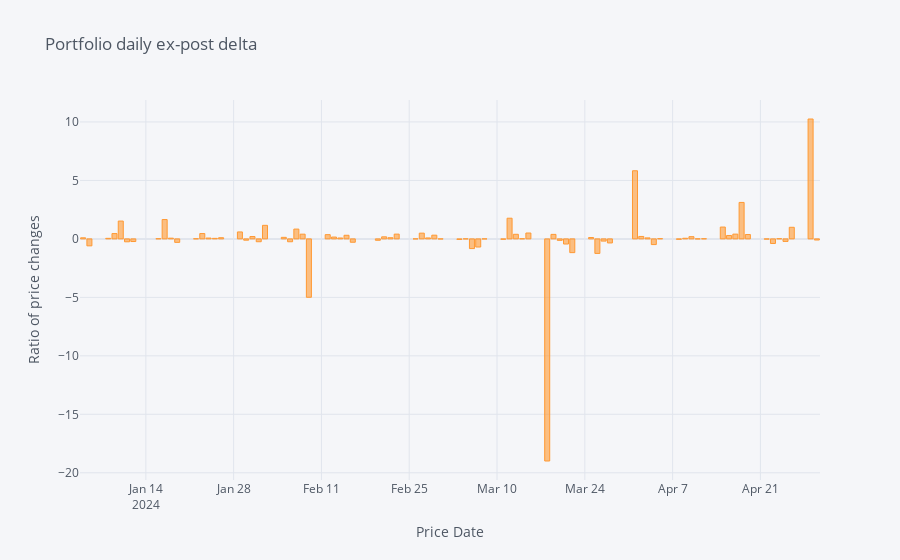

This figure's notebook cell:
### Markdown cell above
#### 7) What has the observable (realized) $ delta of this portfolio been YTD?

### Code cell
pd.options.display.float_format = "{:0,.2f}".format

positions = {
    'LVWR/WS': ['LVWR', 'LVWR/WS', 1e6],
    'TLSIW': ['TLSI', 'TLSIW', 1e6],
    'AFRIW': ['AFRI', 'AFRIW', 1e6],
    'CLBTW': ['CLBT', 'CLBTW', 1e6],
    'GRND/WS': ['GRND', 'GRND/WS', 1e6],
}

results = {}

port_stocks = port_warrants = pd.DataFrame()

for name, pos in positions.items():
        
    u_tkr = pos[0]
    w_tkr = pos[1]
    w_qty = pos[2]
        
    df_wrt = load_warrant_static_data(w_tkr)    
    expiry = pd.to_datetime(df_wrt['Expiry'], format='%m/%d/%Y', errors='coerce').iloc[0].date()
    strike = pd.to_numeric(df_wrt['Strike'], errors='coerce').iloc[0]
    years_to_expiry = (expiry - u_date).days / 365
    
    df_wrt_hist = load_warrant_historical_prices(w_tkr)
    
    df_und_hist = load_stock_historical_prices(u_tkr)
    u_date = pd.to_datetime(df_und.iloc[[-1]].index.values[0]).date()
    u_price = df_und.iloc[-1,0]
    
    #estimate implied vol using realized volatility of stock
    df_und_hist['return'] = np.log(df_und_hist[u_tkr+'_price'] / df_und_hist[u_tkr+'_price'].shift(1))
    iv = df_und['return'].dropna().std()*np.sqrt(252)
    
    d = bs_delta(u_price, strike, r=0.055, q=0, T=years_to_expiry, sigma=iv, option_type='C')
    ratio, w, u = calculate_ex_post_delta(df_wrt_hist, df_und_hist)
    
    results[name] = [
        
        expiry,
        strike,
        d,        
        ratio.mean()
    ]
    
    port_stocks = pd.concat([port_stocks, load_stock_historical_prices(u_tkr)], axis=1)
    port_warrants = pd.concat([port_warrants, load_warrant_historical_prices(w_tkr)], axis=1)

port = pd.DataFrame.from_dict(results, orient='index', columns=['expiry', 'strike', 'ex_post_delta', 'ex_post_delta'])

port_stocks.fillna(method='ffill', inplace=True)
port_warrants.fillna(method='ffill', inplace=True)

port_stocks['port_stocks_price'] = calculate_geometric_mean(port_stocks)
port_warrants['port_warrants_price'] = calculate_geometric_mean(port_warrants)
port_warrants['port_warrants_return'] = np.log(port_warrants['port_warrants_price'] / port_warrants['port_warrants_price'].shift(1))
port_warrants.dropna(how='any', inplace=True)

ratio, w, u = calculate_ex_post_delta(port_warrants[['port_warrants_price']], port_stocks[['port_stocks_price']])

display(port)

print(f"portfolio ex-post delta: {ratio.mean():0.2f}")
ratio.iplot(kind='bar', title='Portfolio daily ex-post delta', xTitle='Price Date', yTitle='Ratio of price changes')

### Figure 1 — Plotly figure (JSON) as saved in the notebook; plotly's stock layout.template omitted (floating-point values rounded to 4 significant figures)
{"data": [{"marker": {"color": "rgba(255, 153, 51, 0.6)", "line": {"color": "rgba(255, 153, 51, 1.0)", "width": 1}}, "name": "change_ratio", "orientation": "v", "text": "", "type": "bar", "x": ["2024-01-04", "2024-01-05", "2024-01-08", "2024-01-09", "2024-01-10", "2024-01-11", "2024-01-12", "2024-01-16", "2024-01-17", "2024-01-18", "2024-01-19", "2024-01-22", "2024-01-23", "2024-01-24", "2024-01-25", "2024-01-26", "2024-01-29", "2024-01-30", "2024-01-31", "2024-02-01", "2024-02-02", "2024-02-05", "2024-02-06", "2024-02-07", "2024-02-08", "2024-02-09", "2024-02-12", "2024-02-13", "2024-02-14", "2024-02-15", "2024-02-16", "2024-02-20", "2024-02-21", "2024-02-22", "2024-02-23", "2024-02-26", "2024-02-27", "2024-02-28", "2024-02-29", "2024-03-01", "2024-03-04", "2024-03-05", "2024-03-06", "2024-03-07", "2024-03-08", "2024-03-11", "2024-03-12", "2024-03-13", "2024-03-14", "2024-03-15", "2024-03-18", "2024-03-19", "2024-03-20", "2024-03-21", "2024-03-22", "2024-03-25", "2024-03-26", "2024-03-27", "2024-03-28", "2024-04-01", "2024-04-02", "2024-04-03", "2024-04-04", "2024-04-05", "2024-04-08", "2024-04-09", "2024-04-10", "2024-04-11", "2024-04-12", "2024-04-15", "2024-04-16", "2024-04-17", "2024-04-18", "2024-04-19", "2024-04-22", "2024-04-23", "2024-04-24", "2024-04-25", "2024-04-26", "2024-04-29", "2024-04-30"], "y": [0.09214, -0.5965, 0.04673, 0.4537, 1.523, -0.251, -0.2265, 0.01304, 1.652, 0.06138, -0.2978, 0.01103, 0.455, 0.07109, 0.0447, 0.09806, 0.5935, -0.1112, 0.2011, -0.2447, 1.158, 0.1321, -0.2466, 0.8382, 0.4032, -4.993, 0.3618, 0.1563, 0.07567, 0.3085, -0.287, -0.1183, 0.1748, 0.09846, 0.4065, -0.001768, 0.4914, 0.07967, 0.3162, -0.0111, -0.04856, -0.003296, -0.8306, -0.6965, -0.004082, -0.03332, 1.768, 0.3928, 0.01121, 0.5016, -18.99, 0.3842, -0.1241, -0.4393, -1.176, 0.1175, -1.244, -0.1893, -0.3486, 5.826, 0.2074, 0.08351, -0.4874, 0.01777, -0.03718, 0.05381, 0.1896, -0.00312, 0.01009, 1.012, 0.2919, 0.4079, 3.117, 0.3734, -0.02154, -0.392, 0.01255, -0.217, 0.9913, 10.25, -0.09614]}], "layout": {"legend": {"bgcolor": "#F5F6F9", "font": {"color": "#4D5663"}}, "paper_bgcolor": "#F5F6F9", "plot_bgcolor": "#F5F6F9", "title": {"font": {"color": "#4D5663"}, "text": "Portfolio daily ex-post delta"}, "xaxis": {"gridcolor": "#E1E5ED", "showgrid": true, "tickfont": {"color": "#4D5663"}, "title": {"font": {"color": "#4D5663"}, "text": "Price Date"}, "zerolinecolor": "#E1E5ED"}, "yaxis": {"gridcolor": "#E1E5ED", "showgrid": true, "tickfont": {"color": "#4D5663"}, "title": {"font": {"color": "#4D5663"}, "text": "Ratio of price changes"}, "zerolinecolor": "#E1E5ED"}}}
